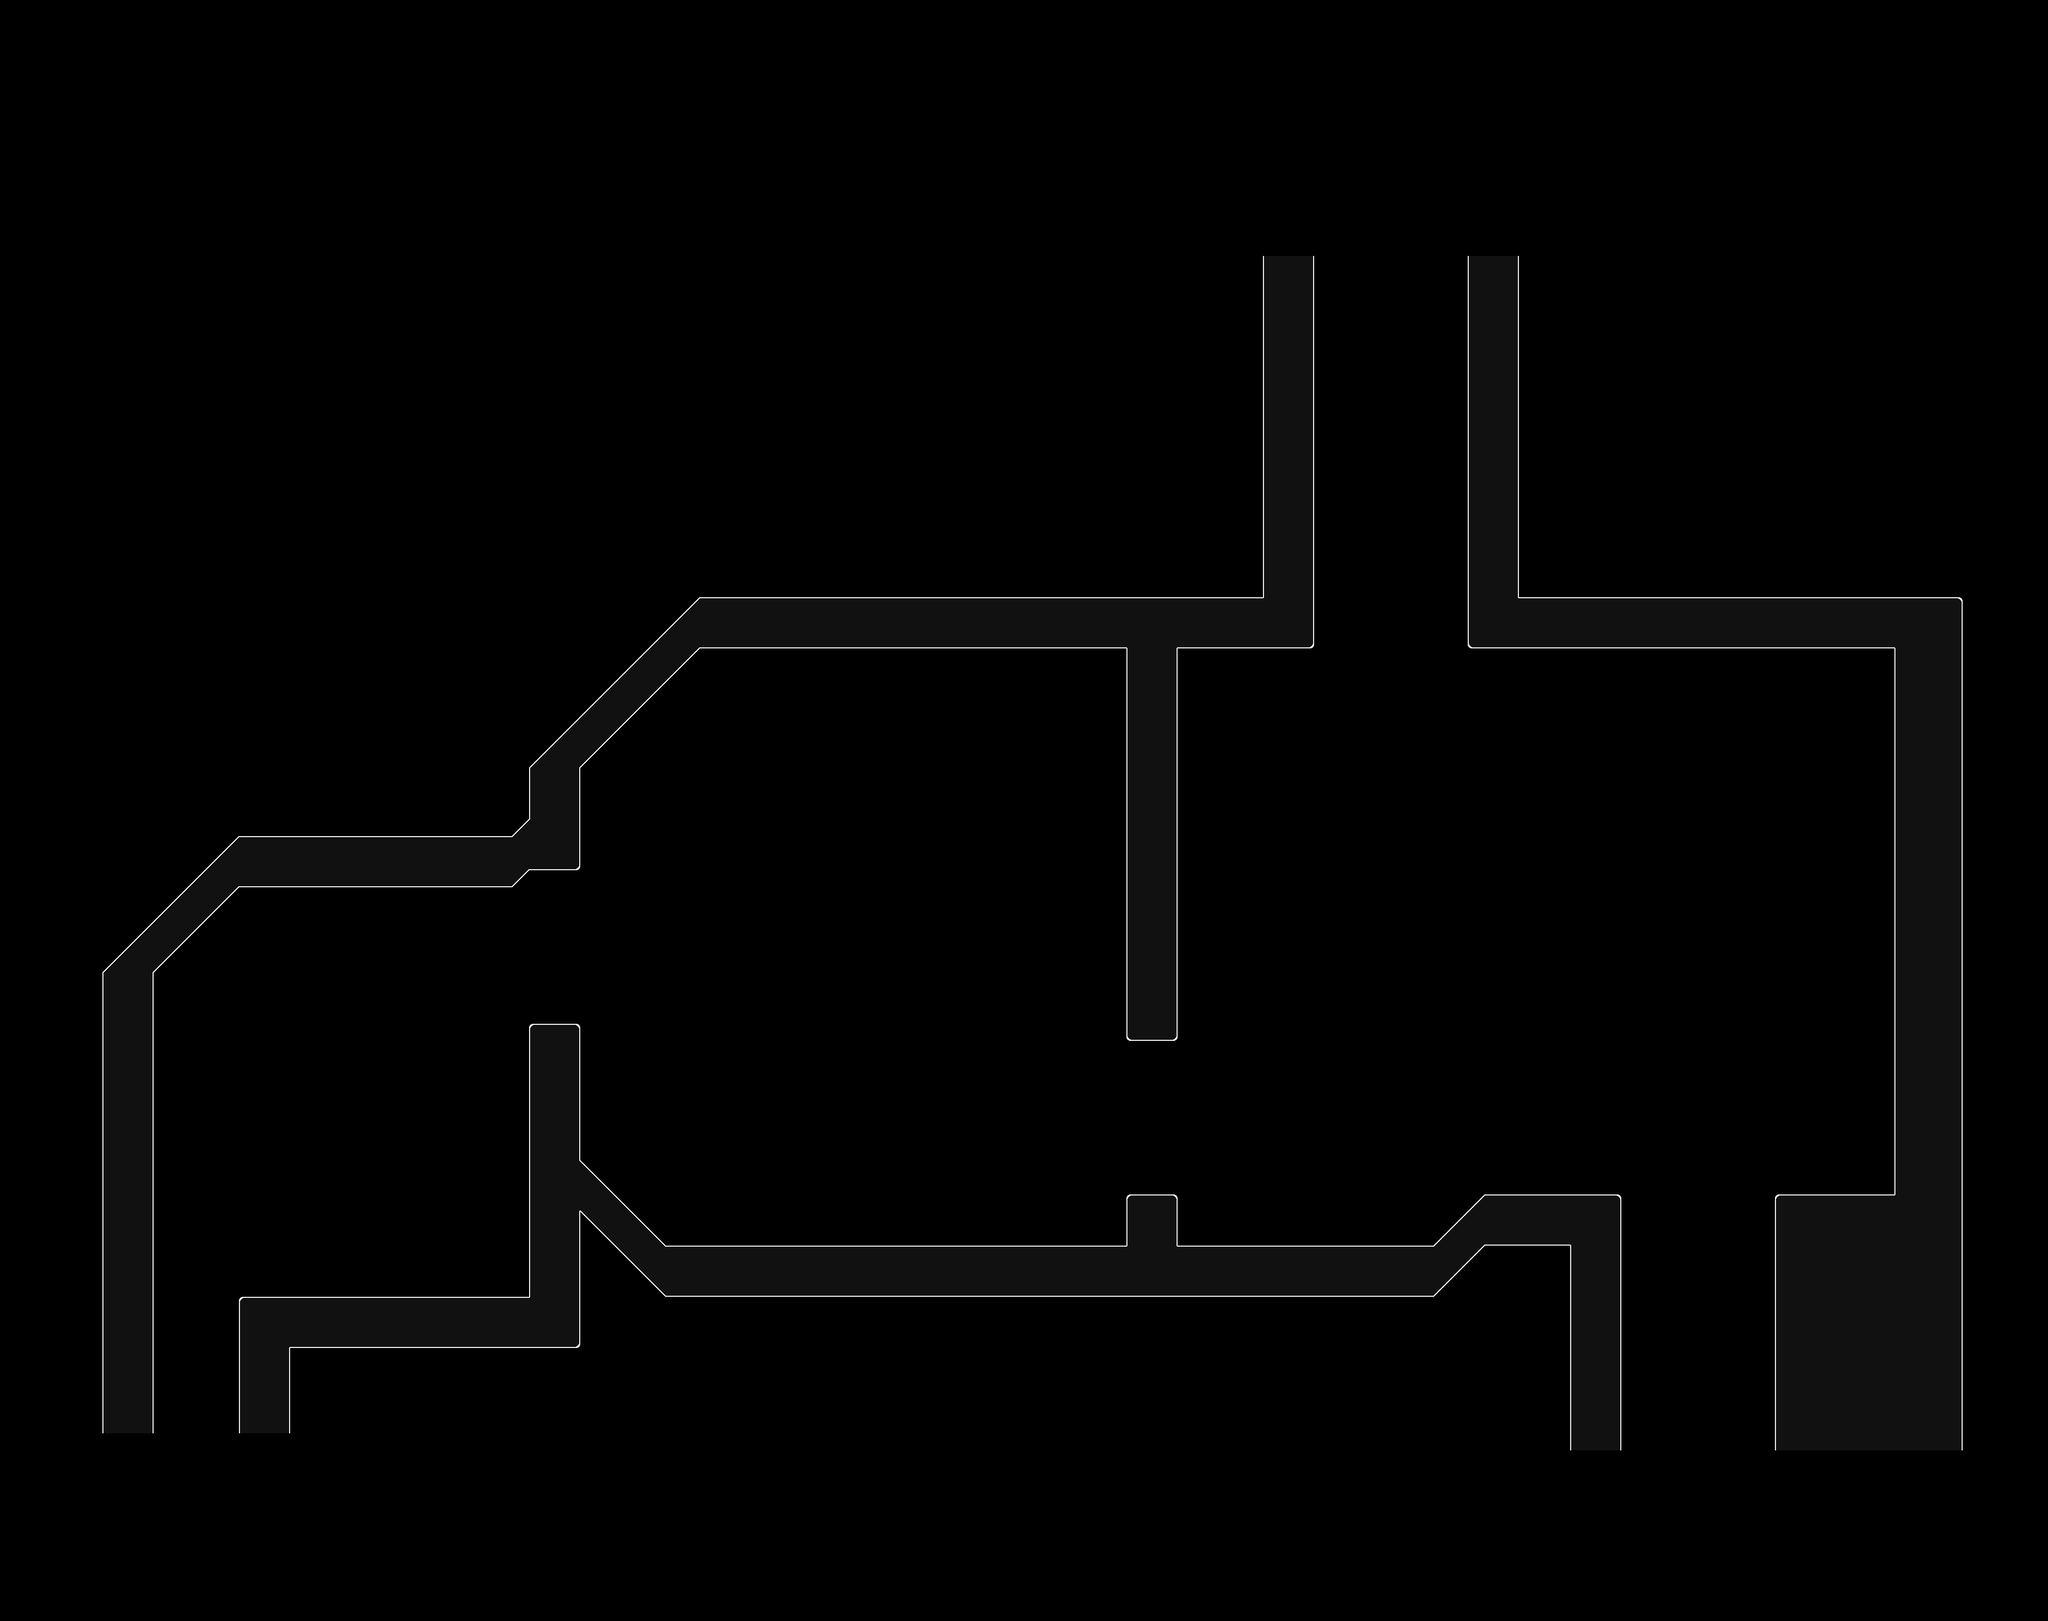

Below is a game level as drawn by its tile map, then a one-line description and the .tmx that defines it (tile-layer data replaced by summaries):
An orthogonal 120x95 tile map with 32x32 px tiles, 1 tile layer (Tile Layer 1) and 72 objects (7x Dropthrough, 7x Multitrigger, 6x Platform, 5x Dummy, 5x Redirecttrigger, ...).

<map version="1.8" tiledversion="1.8.4" orientation="orthogonal" renderorder="right-down" compressionlevel="0" width="120" height="95" tilewidth="32" tileheight="32" infinite="0" nextlayerid="4" nextobjectid="97">
 <properties>
  <property name="music" value="LEVEL_WRECK" />
  <property name="startUI" value="SCRAP" />
 </properties>
 <tileset firstgid="1" source="main_0.tsx" />
 <layer id="1" name="Tile Layer 1" width="120" height="95">
  <data>[11400 cells, 1247 non-empty, 17 distinct tile ids]</data>
 </layer>
 <objectgroup id="2" name="collision-layer">
  <object id="91" x="288" y="2688">
   <polyline points="0,0 0,-864 160,-1024 672,-1024 704,-1056 800,-1056 800,-1248 1024,-1472 1824,-1472 1824,-736 1920,-736 1920,-1472 2176,-1472 2176,-2208 2464,-2208 2464,-1472 3264,-1472 3264,-448 3040,-448 3040,32 2752,32 2752,-448 2496,-448 2400,-352 1920,-352 1920,-448 1824,-448 1824,-352 960,-352 800,-512 800,-768 704,-768 704,-256 160,-256 160,0 0,0" />
  </object>
 </objectgroup>
 <objectgroup id="3" name="event-layer">
  <object id="2" name="Start" type="Start" x="352" y="2560" width="32" height="32">
   <properties>
    <property name="startId" value="start0" />
    <property name="triggeringId" value="startjump" />
   </properties>
  </object>
  <object id="3" name="Warp" type="Warp" x="352" y="2752" width="32" height="32">
   <properties>
    <property name="level" value="WRECK1" />
    <property name="startId" value="start0" />
    <property name="triggeredId" value="warp0" />
   </properties>
  </object>
  <object id="4" name="Sensor" type="Sensor" x="288" y="2624" width="160" height="64">
   <properties>
    <property name="triggeredId" value="" />
    <property name="triggeringId" value="warp0" />
   </properties>
  </object>
  <object id="5" name="Dropthrough" type="Dropthrough" x="288" y="2528" width="160" height="8" />
  <object id="6" name="Timer" type="Timer" x="352" y="672" width="32" height="32">
   <properties>
    <property name="interval" type="float" value="0" />
    <property name="triggeredId" value="startTimer" />
    <property name="triggeringId" value="onceAtStart" />
   </properties>
  </object>
  <object id="7" name="Multitrigger" type="Multitrigger" x="416" y="672" width="32" height="32">
   <properties>
    <property name="triggeredId" value="onceAtStart" />
    <property name="triggeringId" value="startTimer,w1,tofloor2,tofloor1b" />
   </properties>
  </object>
  <object id="9" name="Bounds" type="Bounds" x="192" y="576" width="32" height="32">
   <properties>
    <property name="left" type="bool" value="true" />
    <property name="spectator" type="bool" value="true" />
    <property name="triggeredId" value="bounds1" />
    <property name="up" type="bool" value="true" />
   </properties>
  </object>
  <object id="10" name="Bounds" type="Bounds" x="3616" y="2560" width="32" height="32">
   <properties>
    <property name="down" type="bool" value="true" />
    <property name="left" type="bool" value="false" />
    <property name="right" type="bool" value="true" />
    <property name="spectator" type="bool" value="true" />
    <property name="triggeredId" value="bounds2" />
    <property name="up" type="bool" value="false" />
   </properties>
  </object>
  <object id="11" name="Prefab" type="PrefabWeapon" x="576" y="2336" width="96" height="96">
   <properties>
    <property name="pool" value="CR4PCANNON" />
    <property name="prefabId" value="Weapon" />
    <property name="triggeredId" value="w1" />
   </properties>
  </object>
  <object id="12" name="Sensor" type="Sensor" x="3040" y="2560" width="288" height="160">
   <properties>
    <property name="triggeredId" value="" />
    <property name="triggeringId" value="warp1" />
   </properties>
  </object>
  <object id="13" name="Warp" type="Warp" x="3168" y="2784" width="32" height="32">
   <properties>
    <property name="level" value="WRECK1" />
    <property name="startId" value="start1" />
    <property name="triggeredId" value="warp1" />
   </properties>
  </object>
  <object id="14" name="Platform" type="Platform" x="3040" y="2528" width="288" height="32">
   <properties>
    <property name="default" type="bool" value="false" />
    <property name="independent" type="bool" value="false" />
    <property name="sync" value="ALL" />
    <property name="synced" type="bool" value="true" />
    <property name="triggeredId" value="elevatorfloor" />
   </properties>
  </object>
  <object id="15" name="Platform" type="Platform" x="3040" y="2240" width="288" height="32">
   <properties>
    <property name="default" type="bool" value="false" />
    <property name="independent" type="bool" value="false" />
    <property name="sync" value="ALL" />
    <property name="synced" type="bool" value="true" />
    <property name="triggeredId" value="elevatorceiling" />
   </properties>
  </object>
  <object id="16" name="MovePoint" type="MovePoint" x="3168" y="2528" width="32" height="32">
   <properties>
    <property name="connections" value="elevatorfloor,elevatorceiling,switchdown,start1" />
    <property name="independent" type="bool" value="false" />
    <property name="speed" type="float" value="12" />
    <property name="triggeredId" value="elevatormove" />
   </properties>
  </object>
  <object id="17" name="Prefab" type="PrefabLeverActivate" x="3136" y="2432" width="96" height="96">
   <properties>
    <property name="prefabId" value="LeverActivate" />
    <property name="triggeredId" value="switchdown" />
    <property name="triggeringId" value="tofloor1" />
   </properties>
  </object>
  <object id="20" name="Start" type="Start" x="3168" y="2432" width="32" height="32">
   <properties>
    <property name="startId" value="start1" />
    <property name="triggeredId" value="start1" />
    <property name="triggeringId" value="playerstart" />
   </properties>
  </object>
  <object id="21" name="Dummy" type="Dummy" x="3168" y="2848" width="32" height="32">
   <properties>
    <property name="triggeredId" value="floor1" />
   </properties>
  </object>
  <object id="22" name="Dummy" type="Dummy" x="3168" y="2240" width="32" height="32">
   <properties>
    <property name="triggeredId" value="floor2" />
   </properties>
  </object>
  <object id="34" name="Redirecttrigger" type="Redirecttrigger" x="2784" y="2592" width="32" height="32">
   <properties>
    <property name="blameId" value="floor2" />
    <property name="triggeredId" value="tofloor2" />
    <property name="triggeringId" value="elevatormove" />
   </properties>
  </object>
  <object id="35" name="Redirecttrigger" type="Redirecttrigger" x="2784" y="2656" width="32" height="32">
   <properties>
    <property name="blameId" value="floor1" />
    <property name="triggeredId" value="tofloor1" />
    <property name="triggeringId" value="elevatormove" />
   </properties>
  </object>
  <object id="36" name="Platform" type="Platform" x="2464" y="864" width="288" height="32">
   <properties>
    <property name="default" type="bool" value="false" />
    <property name="independent" type="bool" value="false" />
    <property name="sync" value="ALL" />
    <property name="synced" type="bool" value="true" />
    <property name="triggeredId" value="elevatorfloorb" />
   </properties>
  </object>
  <object id="37" name="Platform" type="Platform" x="2464" y="576" width="288" height="32">
   <properties>
    <property name="default" type="bool" value="false" />
    <property name="independent" type="bool" value="false" />
    <property name="sync" value="ALL" />
    <property name="synced" type="bool" value="true" />
    <property name="triggeredId" value="elevatorceilingb" />
   </properties>
  </object>
  </objectgroup>
</map>
<!-- 49 of 72 objects omitted -->
